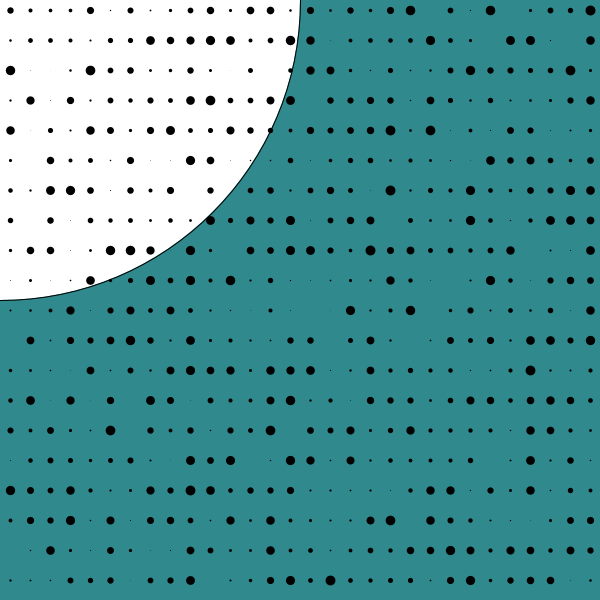
Frame 1 (no input)
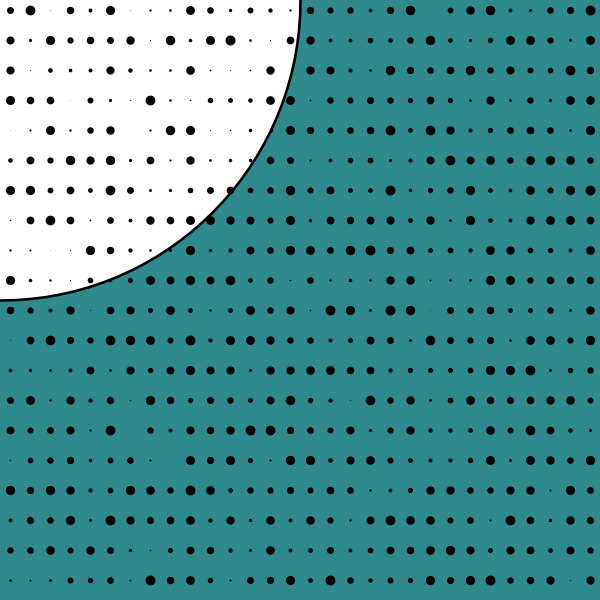
Frame 2 (the mouse pressed at the canvas centre, redrawn once)

The Processing sketch that drew these frames (run headless with seeded random() and noise(); the mouse was pressed at the canvas centre and the sketch redrawn once):

// Processing sketch: processing_143474
// ── processing_143474.pde

// SOS iDesign
// KU DYNAMIC MEDIA
// kim ye ean
// 201420071

void setup(){
  size(600,600);
  noLoop(); 
  background(#308A8D,50);
}
 
void draw(){
  
  fill(255);
  ellipse(0,0,width,height);
rectMode(CENTER);
 strokeWeight(2);

stroke(0);

 
  for (int i = 10; i < width-9; i = i + 20) {
      for (int j = 10; j < height; j = j + 30){
        strokeWeight(random(10));
        point(i,j);
      }
}
 

}
